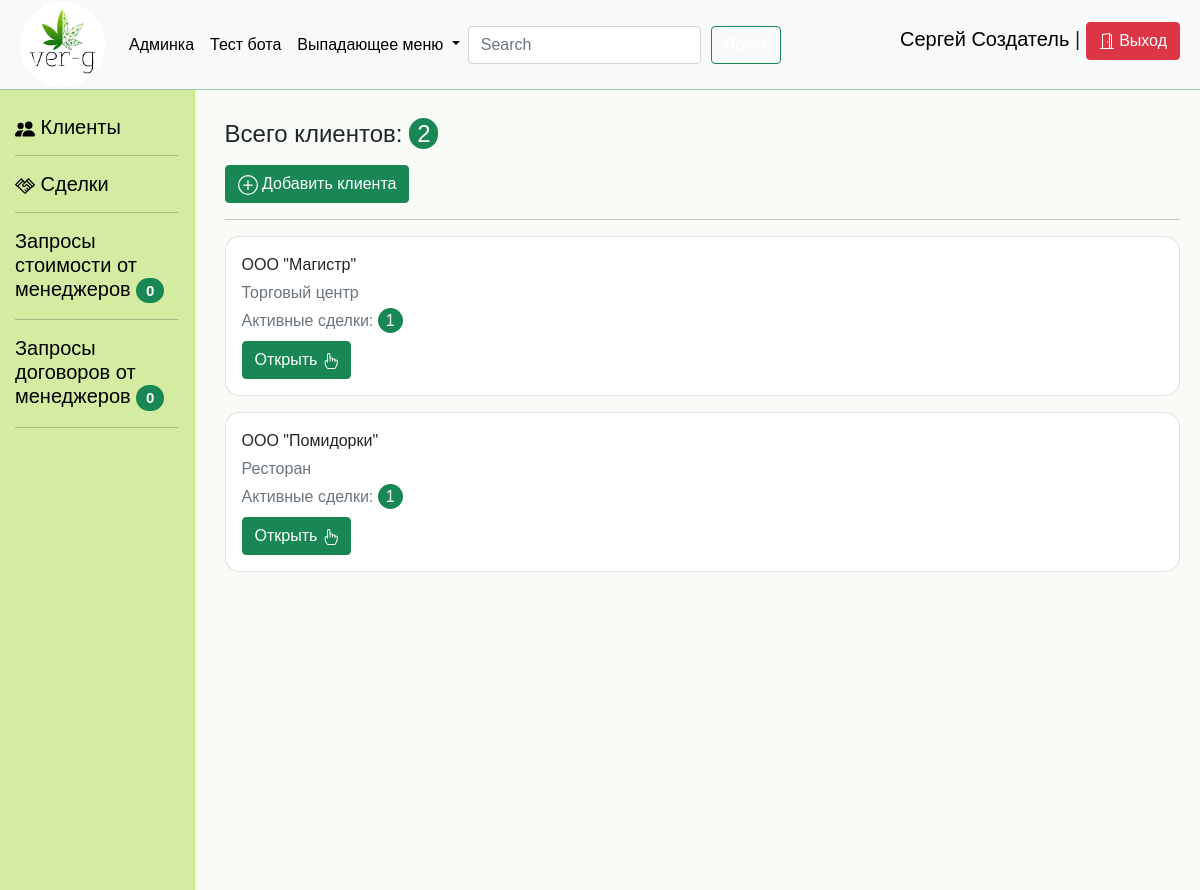
Screenshot of /clients/ (signed in) with the database file from the repository.
### clients/models.py (models this page shows, shortened)
class Client(models.Model):
    TYPES_CHOICES = [
        ("1", "Физ. лицо (без ИП)"),
        ("2", "ИП"),
        ("3", "Самозанятый"),
        ("4", "Организация (ООО, АО и т.д.)")
    ]
    type = models.CharField(choices=TYPES_CHOICES, max_length=100, verbose_name="Тип", blank=False)
    type_of_activity = models.CharField(max_length=255, verbose_name="Род деятельности")
    name = models.CharField(max_length=255, verbose_name="Название", blank=False)
    inn = models.CharField(max_length=12, verbose_name="ИНН", blank=True)
    city = models.CharField(max_length=255, verbose_name="Город", blank=False)
    address = models.CharField(max_length=255, verbose_name="Адрес", blank=True)
    telephone = models.CharField(max_length=15, verbose_name="Телефон организации", blank=True)
    email = models.CharField(max_length=200, verbose_name="email организации", blank=True)
    manager = models.ForeignKey(to=User,
                                on_delete=models.SET_NULL,
                                related_name="my_organizations",
                                verbose_name="Менеджер",
                                blank=True,
                                null=True)
    def get_absolute_url(self):
        return reverse("clients:client_detail", args=[self.pk])
    def active_deals_counter(self):
        counter = 0
        for deal in self.deals.all():
            if deal.status not in ["14", "15", "16"]:
                counter += 1
        return counter
    class Meta:
        verbose_name = "Клиент"
        verbose_name_plural = "Клиенты"

### deals/models.py (models this page shows, shortened)
class Deal(models.Model):
    STATUS_CHOICES = [
        ("1", "Новая сделка.\nНеобходимо выбрать услугу."),
        ("2", "Выявлена потребность. Необходимо запросить стоимость у руководителя."),
        ("3", "Запрос стоимости отправлен. Ожидание ответа руководителя."),
        ("4", "Стоимость утверждена. Необходимо подготовить КП."),
        ("5", "КП сохранено. Необходимо направить КП клиенту."),
        ("6", "Ведение переговоров на тему заключения договора."),
        ("7", "Договор запрошен. Ожидание ответа руководителя."),
        ("8", "Договор подготовлен. Согласование с клиентом."),
        ("9", "Подписание договора."),
        ("10", "Договор подписан обеими сторонами. Необходимо сохранить скан."),
        ("11", "Ожидаем счет от руководителя."),
        ("12", "Счет выставлен, направлен клиенту. Контроль оплаты"),
        ("13", "Счет оплачен. Передать в работу."),
        ("14", "В работе"),
        ("15", "Сделка завершена успешно"),
        ("16", "Сделка завершена без успеха"),
        ("17", "Архив")
    ]
    organization = models.ForeignKey(to=Client,
                                     on_delete=models.SET_NULL,
                                     null=True,
                                     blank=True,
                                     related_name="deals",
                                     verbose_name="Организация")
    manager = models.ForeignKey(to=User,
                                on_delete=models.SET_NULL,
                                null=True,
                                blank=True,
                                related_name="my_deals",
                                verbose_name="Менеджер")
    service = models.ForeignKey(to=Service,
                                on_delete=models.SET_NULL,
                                null=True,
                                blank=True,
                                related_name="deals",
                                verbose_name="Услуга")
    cost_price = models.DecimalField(max_digits=8,
                                     decimal_places=2,
                                     verbose_name="Себестоимость сделки",
                                     blank=True,
                                     null=True)
    price = models.DecimalField(max_digits=8,
                                decimal_places=2,
                                verbose_name="Стоимость сделки",
                                blank=True,
                                null=True)
    created_date = models.DateTimeField(auto_now_add=True,
                                        verbose_name="Дата создания сделки")
    updated_date = models.DateTimeField(auto_now=True,
                                        blank=True,
                                        null=True,
                                        verbose_name="Дата последнего изменения сделки")
    completion_date = models.DateTimeField(verbose_name="Дата завершения сделки",
                                           blank=True,
                                           null=True)
    status = models.CharField(choices=STATUS_CHOICES,
                              max_length=2,
                              verbose_name="Состояние сделки")
    act_number = models.CharField(max_length=255,
                                  verbose_name="Номер акта",
                                  blank=True,
                                  null=True)
    act_image = models.ImageField(upload_to="uploads/documents_copy/acts/%Y/%m/%d/",
                                  verbose_name="Скан акта",
                                  blank=True,
                                  null=True)
    description = models.TextField(verbose_name="Общее описание сделки", blank=True)
    class Meta:
        verbose_name = "Сделка"
        verbose_name_plural = "Сделки"

### clients/views.py (the view)
# urls.py: path("", clients_main, name="clients_main"),
@login_required(login_url="login:main")
def clients_main(request):
    if not request.user.is_staff:
        clients = Client.objects.filter(manager__id=request.user.id)
    else:
        clients = Client.objects.all()
    return render(request, "clients/clients_list.html", {"clients": clients})

### crm_verg/context_processors.py (called while the page is built)
def get_change_add_deal_form(request):
    context = {"change_add_deal_form": AddDealForm}
    return context

def get_add_price_request_forms(request):
    context = {
    }
    return context

def price_request_counter(request):
    context = {"price_request_counter": PriceRequest.objects.filter(status="1").count()}
    return context

def contract_request_counter(request):
    context = {"contract_request_counter": ContractRequest.objects.filter(status="1").count()}
    return context

### clients/templates/clients/clients_list.html (shortened to what this page needs)
{% extends 'dashboard/base_dashboard.html' %}
{% block content %}
<div class="information_top_dashboard">
    {% if clients.count == 0 %}
    <h4 class="mb-3">У Вас пока нет клиентов.</h4>
    {% else %}
    <h4 class="mb-3">Всего клиентов: <span class="my_badge">{{ clients.count }}</span></h4>
    {% endif %}
    <div class="add_client_panel">
        <a href="{% url 'clients:add_client' %}" class="btn btn-success" style="color: white !important;">
         Добавить клиента</a>
    </div>
    <hr>
    {% for client in clients %}
    <div class="card mb-3" style="border-radius: 15px">
        <div class="card-body">
            <div class="card-title">
            {{ client.name }}
            </div>
            <div class="card-subtitle mb-2 text-muted">
            {{ client.type_of_activity }}
            </div>
            <div class="card-subtitle mb-2 text-muted">
            Активные сделки: <span class="my_badge_small">{{ client.active_deals_counter }}</span>
            </div>
            <div class="card-text">
                <div class="client_detail_button">
                <a href="{{ client.get_absolute_url }}" class="btn btn-success" style="color: white !important">
                    Открыть
                </a>
                </div>
            </div>
        </div>
    </div>
    {% endfor %}
</div>
{% endblock %}

### dashboard/templates/dashboard/incl/navbar.html (shortened to what this page needs)
{% load static %}
<nav class="navbar navbar-expand-lg navbar-light bg-light">
        <a class="navbar-brand" href="{% url 'dashboard:home_dashboard' %}"><img src="{% static 'dashboard/img/small_logo.png' %}" alt="" style="width: 85px; height: auto;"></a>
        <div class="collapse navbar-collapse" id="navbarSupportedContent">
          <ul class="navbar-nav mr-auto">
            <li class="nav-item active">
              <a class="nav-link" href="/admin">Админка</a>
            </li>
            <li class="nav-item">
              <a class="nav-link" href="{% url 'bot:test_bot' %}">Тест бота</a>
            </li>
            <li class="nav-item dropdown">
              <a class="nav-link dropdown-toggle" href="#" id="navbarDropdown" role="button" data-toggle="dropdown" aria-haspopup="true" aria-expanded="false">
                Выпадающее меню
              </a>
            </li>
          </ul>
          <form class="form-inline my-2 my-lg-0 d-flex">
            <input class="form-control mr-sm-2 mr-3" type="search" placeholder="Search" aria-label="Search" style="margin-right: 10px;">
            <button class="btn btn-outline-success my-2 my-sm-0" type="submit">Поиск</button>
          </form>
        </div>
        <div class="user_nav_menu">
            <h5><a href="">{{ user.first_name }} {{ user.last_name }}</a> | <a class="btn btn-danger" href="{% url 'login:logout' %}" role="button" style="color: white !important">
                 Выход</a></h5>
        </div>
      </nav>

### dashboard/static/dashboard/css/dashboard_style.css (style rules this page uses)
* { margin: 0; padding: 0; box-sizing: border-box; font-family: sans-serif; text-decoration: none; }
a { text-decoration: none !important; color: black !important; }
.navbar { padding-left: 20px; padding-right: 20px; height: 90px; border-bottom: 1px solid rgb(85 162 106 / 55%) }
.information_top_dashboard { padding-left: 20px; padding-top: 20px; }
.my_badge { background-color: #198754; padding: 2px 8px; border-radius: 15px; color: white; }
.my_badge_small { background-color: #198754; padding: 4px 8px; border-radius: 15px; color: white; }
.btn { color: white !important; }

### rows the page displays
Client: name "ООО \"Магистр\"", type_of_activity "Торговый центр", active_deals_counter "1"
Client: name "ООО \"Помидорки\"", type_of_activity "Ресторан", active_deals_counter "1"

### other values shown
{{ user.first_name }} "Сергей"
{{ user.last_name }} "Создатель"
{{ price_request_counter }} "0"
{{ contract_request_counter }} "0"
{{ clients.count }} "2"
